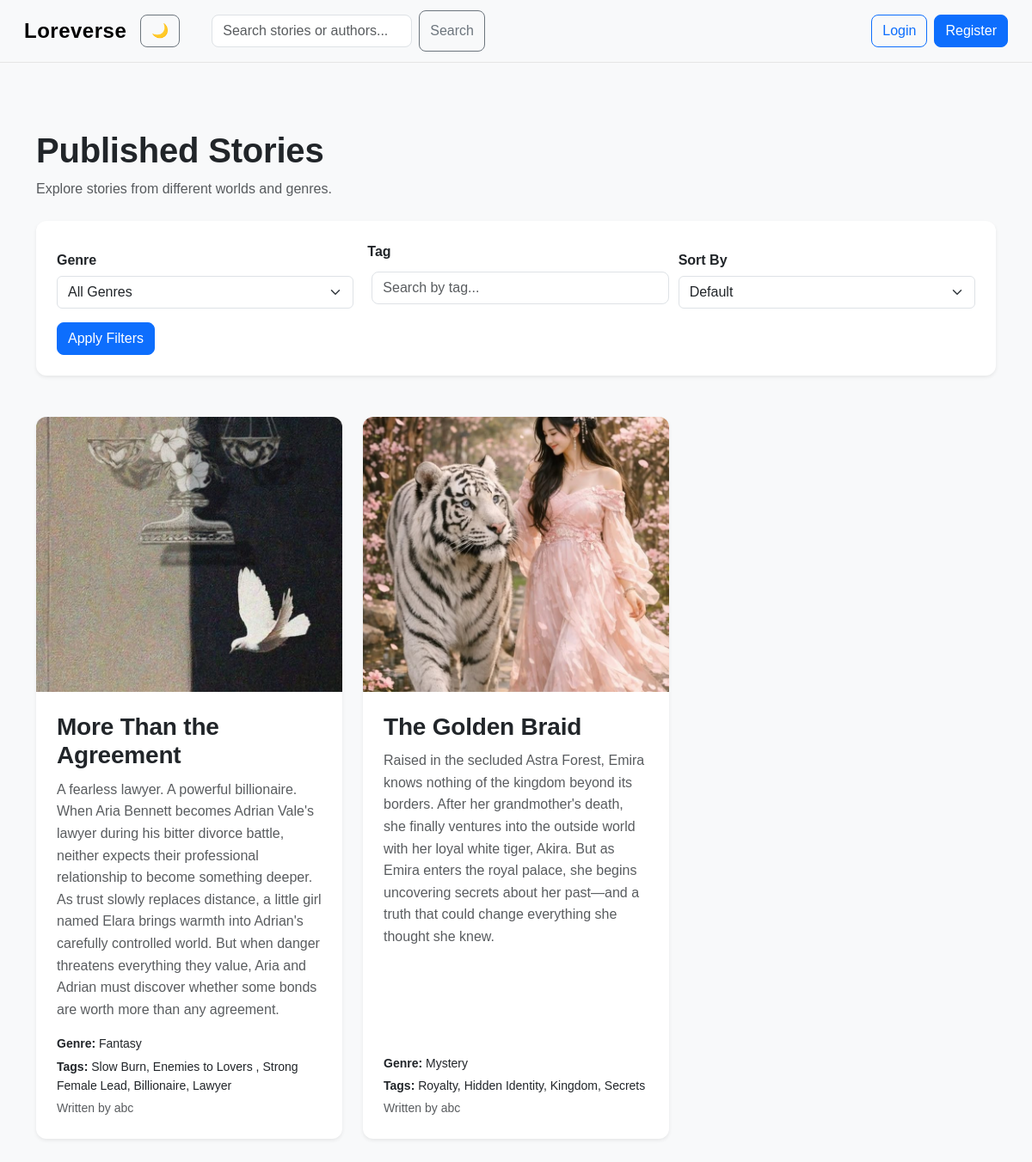
Screenshot of /stories/ with the database file from the repository.
### loreverse/models.py (models this page shows, shortened)
class Story(models.Model):
    GENRE_CHOICES = [
        ("Fantasy", "Fantasy"),
        ("Romance", "Romance"),
        ("Mystery", "Mystery"),
        ("Horror", "Horror"),
        ("Science Fiction", "Science Fiction"),
        ("Adventure", "Adventure"),
        ("Other", "Other"),]
    title = models.CharField(max_length=200)
    genre = models.CharField(max_length=30, choices=GENRE_CHOICES, default="Other")
    tags = models.CharField(max_length=300, blank=True)
    description = models.TextField()
    cover_image = models.ImageField(upload_to="story_covers/",blank=True)
    author = models.ForeignKey(User, on_delete=models.CASCADE)
    published = models.BooleanField(default=False)
    created_at = models.DateTimeField(auto_now_add=True)
    updated_at = models.DateTimeField(auto_now=True)
    favorited_by = models.ManyToManyField(User, related_name="favorite_stories", blank=True)
    want_to_read_by = models.ManyToManyField(User, related_name="want_to_read_stories", blank=True)

### loreverse/views.py (the view)
# urls.py: path("stories/", views.published_stories, name="published_stories"),
def published_stories(request):
    query = request.GET.get("q", "").strip()
    genre = request.GET.get("genre", "").strip()
    tag = request.GET.get("tag", "").strip()
    sort = request.GET.get("sort", "").strip()
    stories = Story.objects.filter(published=True)
    if query:
        stories = stories.filter(
            Q(title__icontains=query) |
            Q(author__username__icontains=query)
        )
    if genre:
        stories = stories.filter(genre=genre)
    if tag:
        stories = stories.filter(tags__icontains=tag)
    if sort == "newest":
        stories = stories.order_by("-created_at")
    elif sort == "oldest":
         stories = stories.order_by("created_at")
    return render(request, "loreverse/published_stories.html", {
        "stories": stories, "query": query, "genre": genre,
        "tag": tag, "sort": sort, "genre_choices": Story.GENRE_CHOICES,
    })

### loreverse/templates/loreverse/published_stories.html (shortened to what this page needs)
{% extends "loreverse/layout.html" %}
{% block body %}
<div class="container py-5">
    <div class="mb-4">
        <h1 class="fw-bold">Published Stories</h1>
        <p class="text-muted">
            Explore stories from different worlds and genres.
        </p>
    </div>
    <div class="card border-0 shadow-sm mb-5 filter-card">
        <div class="card-body p-4">
            <form method="get">
                <div class="row g-3 align-items-end">
                    <div class="col-md-4">
                        <label class="form-label fw-semibold"> Genre </label>
                        <select class="form-select" name="genre">
                            <option value="">All Genres</option>
                        </select>
                    </div>
                    <div class="col-md-4">
                        <label class="form-label fw-semibold">Tag</label>
                        <input type="text" class="form-control" name="tag"
                        placeholder="Search by tag..." value="{{ tag }}">
                    </div>
                    <div class="col-md-4">
                        <label class="form-label fw-semibold">Sort By</label>
                        <select class="form-select" name="sort">
                            <option value="">Default</option>
                        </select>
                    </div>
                    <div class="col-12">
                        <button type="submit" class="btn btn-primary">Apply Filters</button>
                    </div>
                </div>
            </form>
        </div>
    </div>
    {% if stories %}
        <div class="row g-4">
            {% for story in stories %}
                <div class="col-md-6 col-lg-4">
                    <div class="card h-100 border-0 shadow-sm story-card">
                       {% if story.cover_image %}
                          <a href="{% url 'story_detail' story.id %}">
                               <img src="{{ story.cover_image.url }}" class="story-cover-image"
                               alt="{{ story.title }} cover">
                            </a>
                       {% endif %}
                        <div class="card-body d-flex flex-column">
                           <h3 class="card-title fw-bold">
                               <a href="{% url 'story_detail' story.id %}" class="text-decoration-none">
                                  {{ story.title }}
                                </a>
                           </h3>
                           <p class="text-muted">{{ story.description }}</p>
                           <div class="mt-auto">
                                <p class="small mb-1">
                                    <strong>Genre:</strong>
                                    {{ story.get_genre_display }}
                                </p>
                                <p class="small mb-1">
                                   <strong>Tags:</strong>
                                   {{ story.tags }}
                                </p>
                                <p class="small text-muted mb-0">
                                   Written by {{ story.author.username }}
                                </p>
                            </div>
                        </div>
                    </div>
                </div>
            {% endfor %}
        </div>
    {% endif %}
</div>
{% endblock %}

### loreverse/static/loreverse/styles.css (style rules this page uses)
body { font-family: Arial, sans-serif; margin: 0; background-color : #f8f9fa; color: #212529; }
a { transition: color 0.2s ease; }
input { margin: 5px; padding: 8px; }
.btn { transition: all 0.2s ease; }
.story-card { transition: transform 0.2s ease, box-shadow 0.2s ease; }
.story-card { border-radius: 12px; overflow: hidden; background-color: #ffffff; transition: transform 0.2s ease, box-shadow 0.2s ease; }
.story-card .card-body { padding: 24px; }
.story-card .card-title { margin-bottom: 10px; font-weight: 600; }
.story-card .card-title a { color: #212529; }
.card { border-radius: 12px; }
h1, h2, h3, h4, h5, h6 { letter-spacing: -0.2px; }
h1 { font-weight: 700; }
p { line-height: 1.6; }
.container { max-width: 1200px; }
.form-control { border-radius: 8px; transition: border-color 0.2s ease, box-shadow 0.2s ease; }
.btn { border-radius: 8px; font-weight: 500; }
.filter-card { border-radius: 12px; }
.filter-card .form-label { margin-bottom: 6px; }
.story-card { border-radius: 12px; }
.story-card .card-title a { transition: color 0.2s ease; }
.story-cover-image { width: 100%; height: 320px; object-fit: cover; }

### rows the page displays
Story: cover_image (picture), title "More Than the Agreement", description "A fearless lawyer. A powerful billionaire. When Aria Bennett becomes Adrian Vale's lawyer during his bitter divorce battle, neither expects their professional relationship to become something deeper. As trust slowly replaces distance, a little girl named Elara brings warmth into Adrian's carefully controlled world. But when danger threatens everything they value, Aria and Adrian must discover whether some bonds are worth more than any agreement.", genre "Fantasy", tags "Slow Burn, Enemies to Lovers , Strong Female Lead, Billionaire, Lawyer", author.username "abc"
Story: cover_image (picture), title "The Golden Braid", description "Raised in the secluded Astra Forest, Emira knows nothing of the kingdom beyond its borders. After her grandmother's death, she finally ventures into the outside world with her loyal white tiger, Akira. But as Emira enters the royal palace, she begins uncovering secrets about her past—and a truth that could change everything she thought she knew.", genre "Mystery", tags "Royalty, Hidden Identity, Kingdom, Secrets", author.username "abc"
